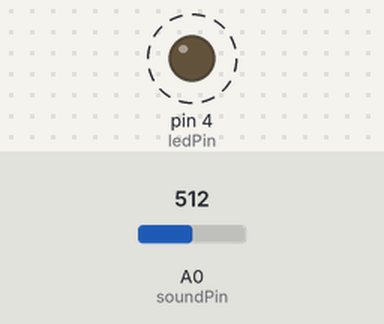
Recording of a sketch running on a simulated Arduino Uno, built with avr-gcc and run on an emulated ATmega328P. Shown: output pins drawn as LEDs (lit = HIGH). Dashed ring = blinking. The inputs (shaded band) are chosen by the test bench; at power-on: A0 (soundPin) = 512.

Above: at 0.2 s.
Timing chart, 0 to 4.6 s (numbered marks = the images above):
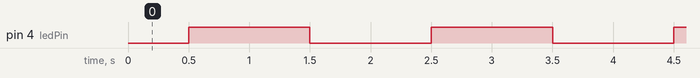

The sketch:

clapper.ino
```cpp
int ledPin = 4;
int soundPin = A0;
int clapCount = 1;

void setup() {
  // put your setup code here, to run once:
  pinMode(ledPin, OUTPUT);

}

void loop() {
  // put your main code here, to run repeatedly:
  int soundState = analogRead(soundPin);
  if (soundState > 500){
    clapCount++;
    delay(500);
  }
  if (clapCount ==4){
    digitalWrite(ledPin, LOW);
    clapCount = clapCount % 2;
  }
  if (clapCount == 2){
    digitalWrite(ledPin, HIGH);
  }
}
```

Measured:
- by itself, pin 4 (ledPin): alternates HIGH for 1.0 s and LOW for 1.0 s
